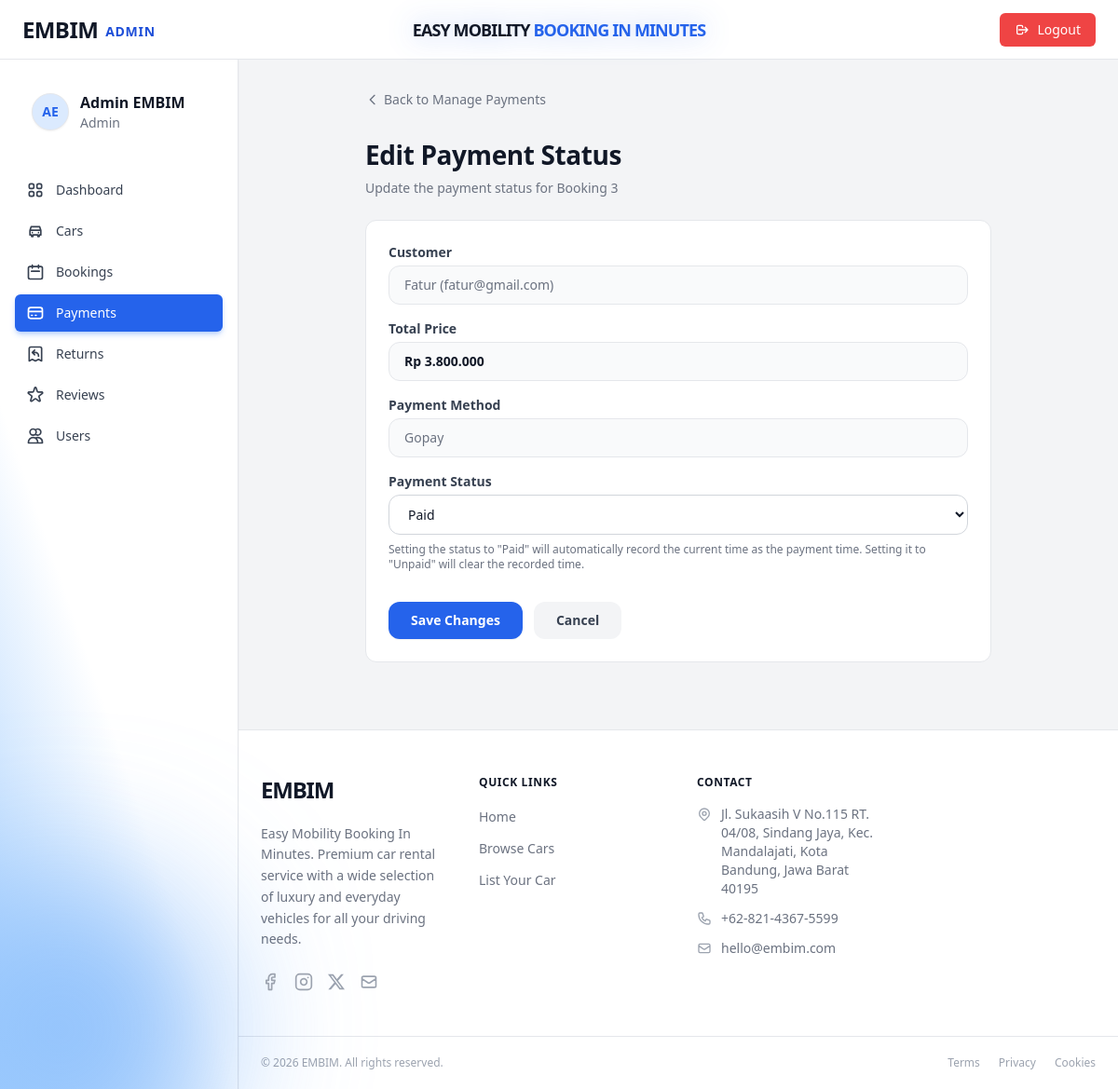
Page /admin/index.php?page=edit_payment&id=3 (signed in) on the earlier database version.
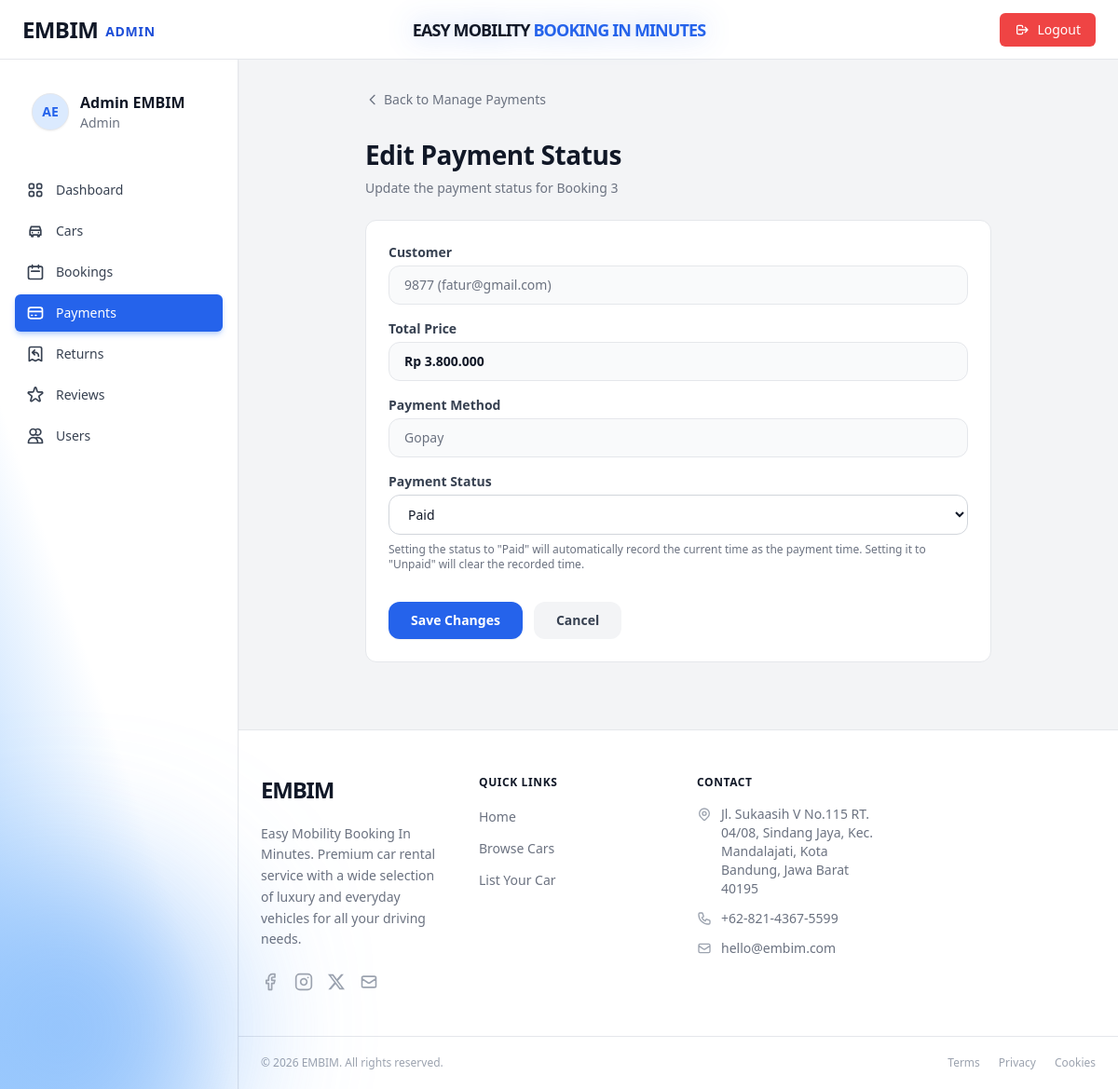
Same page on the later database version.
### tables this page shows
CREATE TABLE `bookings` (
  `id` int(11) NOT NULL,
  `user_id` int(11) NOT NULL,
  `car_id` int(11) NOT NULL,
  `start_date` date NOT NULL,
  `end_date` date NOT NULL,
  `total_days` smallint(6) NOT NULL DEFAULT 1,
  `total_price` decimal(14,2) NOT NULL,
  `status` enum('pending','confirmed','ongoing','completed','cancelled') DEFAULT 'pending',
  `notes` text DEFAULT NULL,
  `identity_photo` varchar(255) DEFAULT NULL,
  `payment_method` enum('transfer_bank_bri','transfer_bank_mandiri','shopeepay','dana','ovo','gopay','transfer_bank_bni','transfer_bank_bca','transfer_bank_seabank') DEFAULT NULL,
  `payment_status` enum('unpaid','paid','refunded') DEFAULT 'unpaid',
  `payment_proof` varchar(255) DEFAULT NULL,
  `paid_at` datetime DEFAULT NULL,
  `created_at` datetime DEFAULT current_timestamp(),
  `updated_at` datetime DEFAULT current_timestamp() ON UPDATE current_timestamp()
);

CREATE TABLE `users` (
  `id` int(11) NOT NULL,
  `full_name` varchar(100) NOT NULL,
  `email` varchar(150) NOT NULL,
  `password` varchar(255) NOT NULL COMMENT 'bcrypt hash',
  `phone` varchar(20) DEFAULT NULL,
  `address` text DEFAULT NULL,
  `role` enum('admin','user') NOT NULL DEFAULT 'user',
  `photo_profile` varchar(100) DEFAULT NULL,
  `photo_ktp` varchar(100) DEFAULT NULL,
  `photo_sim` varchar(100) DEFAULT NULL,
  `created_at` datetime NOT NULL DEFAULT current_timestamp(),
  `updated_at` datetime NOT NULL DEFAULT current_timestamp() ON UPDATE current_timestamp()
);

### admin/controllers/DashboardController.php (called while the page is built, shortened)
<?php
require_once __DIR__ . '/../models/DashboardModel.php';
class DashboardController {
    private DashboardModel $model;
    public function __construct() { $this->model = new DashboardModel(); }
    public function editPayment(): void {
        $id = (int) ($_GET['id'] ?? 0);
        $payment = $this->model->getPaymentById($id);
        require_once __DIR__ . '/../views/payment_edit_form.php';
    }
}

### admin/index.php (called while the page is built, shortened)
<?php
    require_once __DIR__ . '/config/database.php';
    require_once __DIR__ . '/controllers/DashboardController.php';
    $page = $_GET['page'] ?? 'dashboard';
    match ($page) {
        'add_car'               => (new DashboardController())->addCar(),
        'edit_car'              => (new DashboardController())->editCar(),
        'delete_car'            => (new DashboardController())->deleteCar(),
        'manage_cars'           => (new DashboardController())->manageCars(),
        'manage_bookings'       => (new AdminBookingController())->manageBookings(),
        'manage_payments'       => (new DashboardController())->managePayments(),
        'payment_detail'        => (new DashboardController())->paymentDetail(),
        'edit_payment'          => (new DashboardController())->editPayment(),
        'booking_detail'        => (new AdminBookingController())->bookingDetail(),
        'edit_booking'          => (new AdminBookingController())->editBooking(),
        'delete_booking'        => (new AdminBookingController())->deleteBooking(),
        'manage_users'          => (new UserController())->manageUsers(),
        'manage_returns'        => (new AdminReturnController())->manageReturns(),
        'add_return'            => (new AdminReturnController())->addReturn(),
        'return_detail'         => (new AdminReturnController())->returnDetail(),
        'edit_return'           => (new AdminReturnController())->editReturn(),
        'delete_return'         => (new AdminReturnController())->deleteReturn(),
        'manage_reviews'        => (new AdminReviewController())->manageReviews(),
        'edit_review'           => (new AdminReviewController())->editReview(),
        'delete_review'         => (new AdminReviewController())->deleteReview(),
        'edit_profile'          => (new ProfileController())->editProfile(),
        default                 => (new DashboardController())->dashboard(),
    };

### admin/config/database.php (called while the page is built, shortened)
<?php
function getPDO(): PDO {
    static $pdo = null;
    if ($pdo === null) {
        $dsn = sprintf('mysql:host=%s;dbname=%s;charset=%s', DB_HOST, DB_NAME, DB_CHARSET);
        $pdo = new PDO($dsn, DB_USER, DB_PASS, [
            PDO::ATTR_ERRMODE            => PDO::ERRMODE_EXCEPTION,
            PDO::ATTR_DEFAULT_FETCH_MODE => PDO::FETCH_ASSOC,
            PDO::ATTR_EMULATE_PREPARES   => false,
        ]);
    }
    return $pdo;
}

### admin/models/DashboardModel.php (called while the page is built, shortened)
<?php
require_once __DIR__ . '/../config/database.php';
class DashboardModel {
    public function getPaymentById(int $bookingId): ?array {
        $sql = "
            SELECT
                b.`id` AS booking_id, b.`user_id`, b.`car_id`,
                b.`total_price`, b.`payment_method`, b.`payment_status`,
                b.`payment_proof`, b.`paid_at`, b.`created_at`, b.`status` AS booking_status,
                u.`full_name` AS customer_name,
                u.`email` AS customer_email,
                u.`phone` AS customer_phone,
                u.`photo_profile`,
                CONCAT(c.`brand`, ' ', c.`model`) AS car_name,
                c.`license_plate`
            FROM `bookings` b
            JOIN `users` u ON u.`id` = b.`user_id`
            JOIN `cars`  c ON c.`id` = b.`car_id`
            WHERE b.`id` = :id
            LIMIT 1
        ";
        $stmt = getPDO()->prepare($sql);
        $stmt->execute([':id' => $bookingId]);
        $result = $stmt->fetch(PDO::FETCH_ASSOC);
        return $result ?: null;
    }
}

### admin/views/payment_edit_form.php (the view, shortened to what the changed rows need)
<?php require_once __DIR__ . '/partials/layout_top.php'; ?>
<div class="space-y-6 max-w-2xl mx-auto pb-10">
  <div class="page-heading">
    <h1>Edit Payment Status</h1>
    <p>Update the payment status for Booking <?= (int)$payment['booking_id'] ?></p>
  </div>
  <div class="card p-6">
    <form method="POST" action="">
      <div class="form-group mb-4">
        <label class="form-label block text-sm font-semibold text-gray-700 mb-1">Customer</label>
        <div class="form-control w-full px-4 py-2.5 bg-gray-50 border border-gray-200 rounded-xl text-sm text-gray-500"><?= htmlspecialchars($payment['customer_name']) ?> (<?= htmlspecialchars($payment['customer_email']) ?>)</div>
      </div>
      <div class="form-group mb-4">
        <label class="form-label block text-sm font-semibold text-gray-700 mb-1">Total Price</label>
        <div class="form-control w-full px-4 py-2.5 bg-gray-50 border border-gray-200 rounded-xl text-sm text-gray-900 font-bold">Rp <?= number_format($payment['total_price'], 0, ',', '.') ?></div>
      </div>
      <div class="form-group mb-4">
        <label class="form-label block text-sm font-semibold text-gray-700 mb-1">Payment Method</label>
        <div class="form-control w-full px-4 py-2.5 bg-gray-50 border border-gray-200 rounded-xl text-sm text-gray-500 capitalize"><?= $payment['payment_method'] ? str_replace('_', ' ', htmlspecialchars($payment['payment_method'])) : '-' ?></div>
      </div>
      <div class="form-group mb-6">
        <label class="form-label block text-sm font-semibold text-gray-700 mb-1" for="payment_status">Payment Status</label>
        <select name="payment_status" id="payment_status" class="w-full px-4 py-2.5 bg-white border border-gray-300 rounded-xl text-sm focus:ring-2 focus:ring-blue-500/20 focus:border-blue-500 transition-all" required>
          <option value="paid" <?= $payment['payment_status'] === 'paid' ? 'selected' : '' ?>>Paid</option>
        </select>
        <p class="text-xs text-gray-500 mt-2">Setting the status to "Paid" will automatically record the current time as the payment time. Setting it to "Unpaid" will clear the recorded time.</p>
      </div>
    </form>
  </div>
</div>
<?php require_once __DIR__ . '/partials/layout_bottom.php'; ?>

Differences in the rows shown:
changed through a linked row, bookings "Gopay": user.full_name "Fatur" → "9877"
